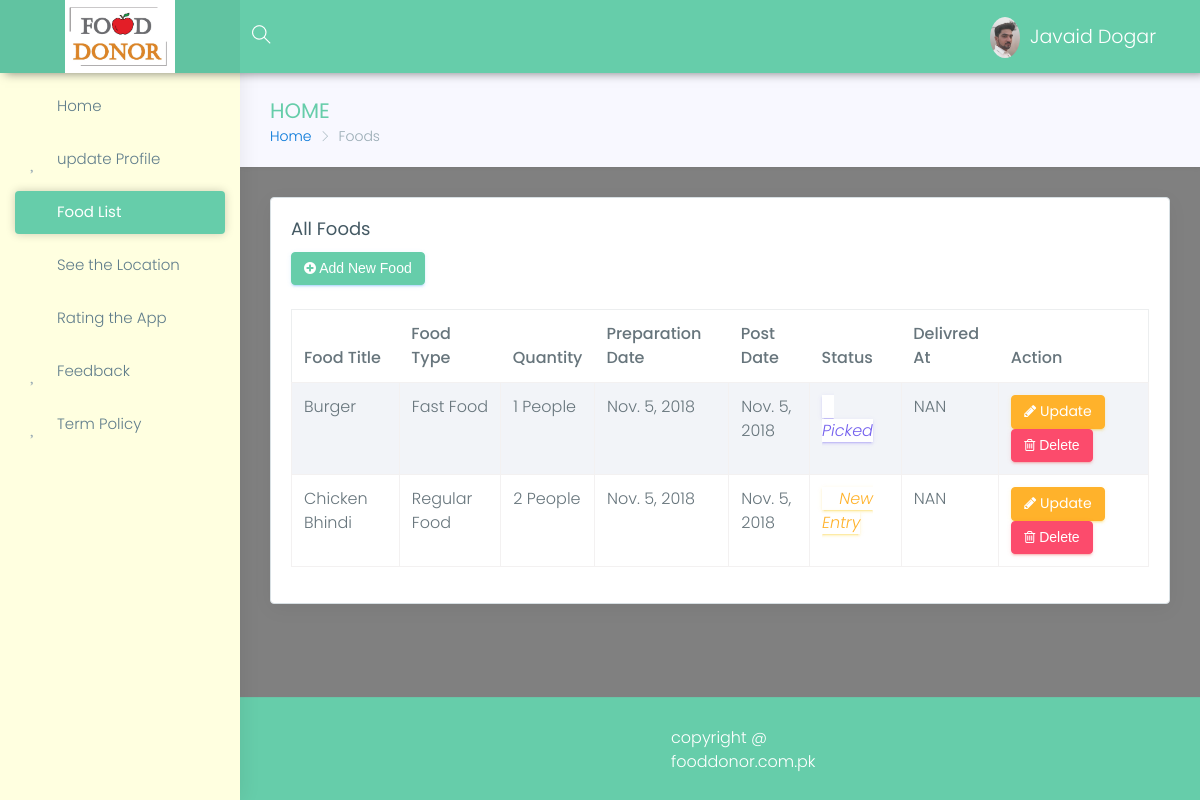
Page /donor/foods (signed in) on the earlier database version.
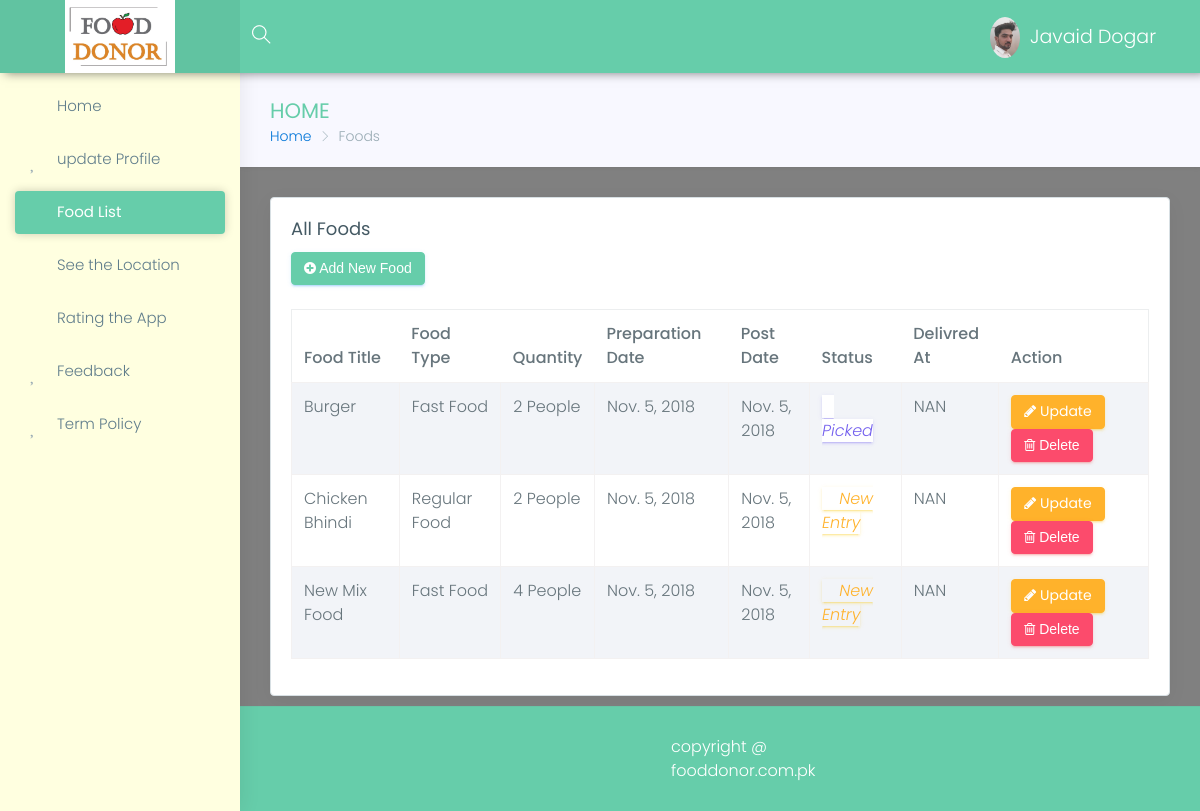
Same page on the later database version.
### donor/models.py (models this page shows, shortened)
class Food(models.Model):
    donor=models.ManyToManyField(Donor)
    food_title=models.CharField(max_length=15,null=False,blank=False,)
    food_type = models.CharField(max_length=15, null=False, blank=False, choices=food_types)
    quantity=models.IntegerField(blank=False)
    delivered_at = models.CharField(max_length=50, default="NAN")
    preparation_date=models.DateField(blank=True,default=now())
    post_date = models.DateField(blank=True, default=now())
    status=models.CharField(choices=choices,max_length=10,default='New Entry')
    location=models.CharField(max_length=200,blank=True,null=True)
    image=models.ImageField(blank=True,null=True)

### donor/views.py (the view)
@login_required
def foods(request):
    donor = Donor.objects.get(user=request.user)
    food_list=Food.objects.filter(donor=donor)
    if request.method=="POST":
        form=FoodForm(request.POST)
        if form.is_valid():
            food=Food()
            food.food_title=form.cleaned_data.get('food_title')
            food.food_type=form.cleaned_data.get('food_type')
            food.preparation_date=form.cleaned_data.get('preparation_date')
            food.post_date=form.cleaned_data.get('post_date')
            food.quantity=form.cleaned_data.get('quantity')
            food.save()
            food.donor.add(donor)
            food.save()
    else:
        form=FoodForm(initial={'donor':donor})
    return render(request,'donor/foods-list.html',{"form":form,'food_list':food_list})

### templates/donor/foods-list.html (shortened to what this page needs)
{% extends 'panel-base.html' %}
{% block sidebar %}
            {% include 'donor/sidebar.html' %}
        {% endblock %}
{% block bradcrump %}
    <div class="row page-titles">
                    <div class="col-md-5 col-8 align-self-center">
                        <h3 class="text-themecolor">HOME</h3>
                        <ol class="breadcrumb">
                            <li class="breadcrumb-item"><a href="{% url 'donor-index' %}">Home</a></li>
                            <li class="breadcrumb-item active">Foods</li>
                        </ol>
                    </div>
                </div>
{% endblock %}
{% block main %}
                <div class="row">
                    <div class="col-lg-12">
                        <div class="card">
                            <div class="card-block">
                                <h4 class="card-title">All Foods</h4>
                                <button data-toggle="modal" data-target="#exampleModal" class="btn btn-info"><i class="fa fa-plus-circle"></i> Add New Food</button><br><br/>
                                <div class="table-responsive">
                                    <table class="table table-hover table-striped table-bordered">
                                        <thead>
                                            <tr>
                                                <th>Food Title</th>
                                                <th>Food Type</th>
                                                <th>Quantity</th>
                                                <th>Preparation Date</th>
                                                <th>Post Date</th>
                                                <th>Status</th>
                                                <th>Delivred At</th>
                                                <th>Action</th>
                                            </tr>
                                        </thead>
                                        <tbody>
                                        {% for food in food_list %}
                                            <tr>
                                                <td>{{ food.food_title }}</td>
                                                <td>{{ food.food_type }}</td>
                                                <td>{{ food.quantity }} People</td>
                                                <td>{{ food.preparation_date }}</td>
                                                <td>{{ food.post_date }}</td>
                                                <td>
                                                    {% if food.status == "Picked" %}
                                                    <i class="btn-outline-primary mdi mdi-check"> {{ food.status }}</i>
                                                    {% endif %}
                                                {% if food.status == "New Entry" %}
                                                    <i class="btn-outline-warning mdi mdi-timer"> {{ food.status }}</i>
                                                    {% endif %}
                                                </td>
                                                <td>{{ food.delivered_at }}</td>
                                                <td>
                                                    <a href="{% url 'update-food'  food.pk  %}"   class="btn btn-warning"><i class="fa fa-pencil"></i> Update</a>
                                                    <button  data-toggle="modal" data-target="#deleteModal" onclick="deleteFood({{ food.id }})" class="btn btn-danger"><i class="fa fa-trash-o"></i> Delete</button>
                                                </td>
                                            </tr>
                                        {% endfor %}
                                        </tbody>
                                    </table>
                                </div>
                            </div>
                        </div>
                    </div>
                </div>
{% endblock %}

Differences in the rows shown:
changed Food "Burger": quantity "1" → "2"
added Food: food_title "New Mix Food", food_type "Fast Food", quantity "4", preparation_date "Nov. 5, 2018", post_date "Nov. 5, 2018", status "New Entry", delivered_at "NAN"
